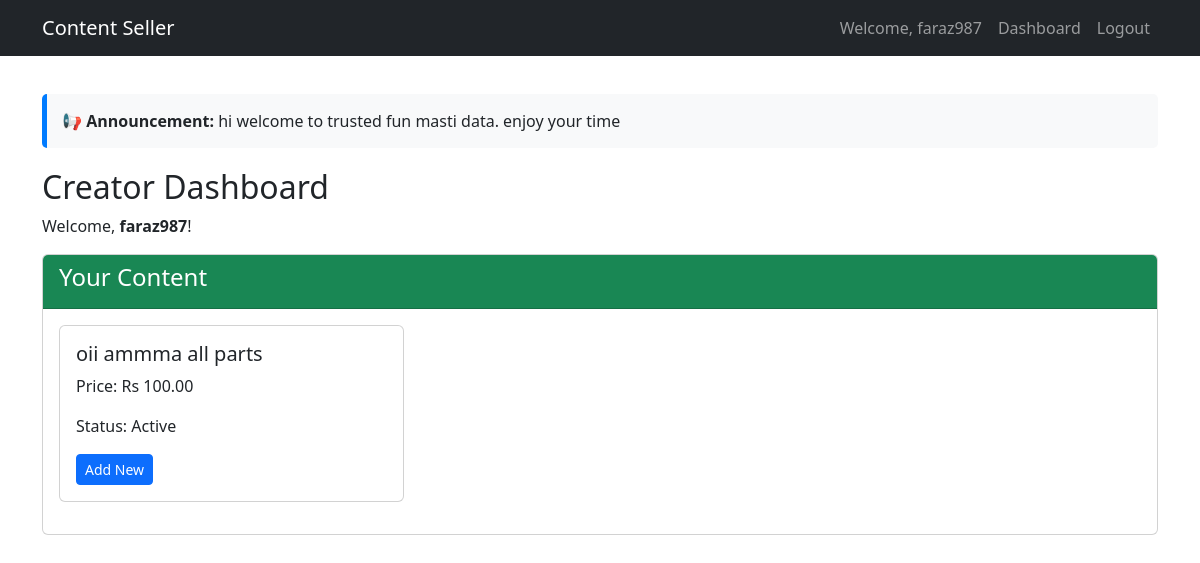
Page /content/creator/dashboard/ (signed in) on the earlier database version.
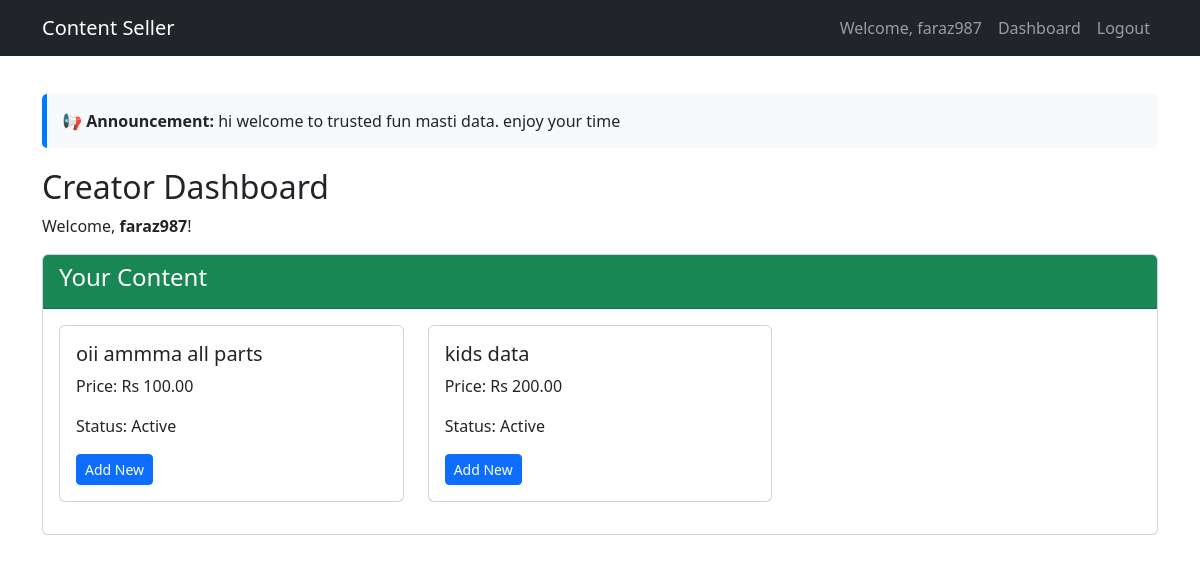
Same page on the later database version.
### content/models.py (models this page shows, shortened)
class Content(models.Model):
    CONTENT_TYPES = (
        ('link', 'Link'),
        ('video', 'Video'),
    )
    zip_file = models.FileField(upload_to='content_zips/', blank=True, null=True, help_text="Upload a ZIP file containing all videos")
    creator = models.ForeignKey(settings.AUTH_USER_MODEL, on_delete=models.CASCADE, limit_choices_to={'role': 'creator'})
    title = models.CharField(max_length=200)
    description = models.TextField()
    content_type = models.CharField(max_length=10, choices=CONTENT_TYPES)
    link_url = models.URLField(blank=True, null=True)
    video_file = models.FileField(upload_to='videos/', blank=True, null=True)
    price = models.DecimalField(max_digits=10, decimal_places=2)
    is_active = models.BooleanField(default=True)
    is_approved = models.BooleanField(default=False, help_text="Admin approval required before buyers can see")
    created_at = models.DateTimeField(auto_now_add=True)
    updated_at = models.DateTimeField(auto_now=True)

### content/views.py (the view)
# urls.py: path('creator/dashboard/', views.creator_dashboard, name='creator_dashboard'),
@login_required
def creator_dashboard(request):
    if request.user.role != 'creator':
        return redirect('home')
    contents = Content.objects.filter(creator=request.user)
    return render(request, 'content/creator_dashboard.html', {
        'user': request.user,
        'contents': contents
    })

### content/context_processors.py (called while the page is built)
def admin_message(request):
    msg = SiteMessage.objects.filter(is_active=True).first()
    return {'admin_message': msg.message if msg else None}

### templates/content/creator_dashboard.html (shortened to what this page needs)
{% extends "base.html" %}
{% block content %}
<h2>Creator Dashboard</h2>
<p>Welcome, <strong>{{ user.username }}</strong>!</p>
<div class="card mb-4">
    <div class="card-header bg-success text-white">
        <h4>Your Content</h4>
    </div>
    <div class="card-body">
        {% if contents %}
            <div class="row">
                {% for content in contents %}
                    <div class="col-md-4 mb-3">
                        <div class="card h-100">
                            <div class="card-body">
                                <h5>{{ content.title }}</h5>
                                <p>Price: Rs {{ content.price }}</p>
                                <p>Status: {% if content.is_active %}Active{% else %}Inactive{% endif %}</p>
                                <a href="{% url 'add_content' %}" class="btn btn-sm btn-primary">Add New</a>
                            </div>
                        </div>
                    </div>
                {% endfor %}
            </div>
        {% else %}
            <p>You haven't uploaded any content yet.</p>
            <a href="{% url 'add_content' %}" class="btn btn-primary">Add New Content</a>
        {% endif %}
    </div>
</div>
{% endblock %}

Differences in the rows shown:
added Content: title "kids data", price "200.00", is_active "Active"
